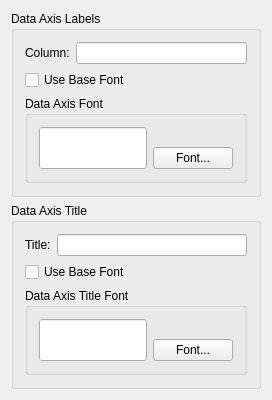
     <widget class="QWidget" name="dataTab" >
      <attribute name="title" >
       <string>Data Axis</string>
      </attribute>
      <layout class="QVBoxLayout" >
       <property name="spacing" >
        <number>6</number>
       </property>
       <property name="leftMargin" >
        <number>11</number>
       </property>
       <property name="topMargin" >
        <number>11</number>
       </property>
       <property name="rightMargin" >
        <number>11</number>
       </property>
       <property name="bottomMargin" >
        <number>11</number>
       </property>
       <item>
        <widget class="QGroupBox" name="_gbDataAxis" >
         <property name="title" >
          <string>Data Axis Labels</string>
         </property>
         <layout class="QVBoxLayout" >
          <property name="spacing" >
           <number>6</number>
          </property>
          <property name="leftMargin" >
           <number>11</number>
          </property>
          <property name="topMargin" >
           <number>11</number>
          </property>
          <property name="rightMargin" >
           <number>11</number>
          </property>
          <property name="bottomMargin" >
           <number>11</number>
          </property>
          <item>
           <layout class="QHBoxLayout" >
            <property name="spacing" >
             <number>6</number>
            </property>
            <property name="leftMargin" >
             <number>0</number>
            </property>
            <property name="topMargin" >
             <number>0</number>
            </property>
            <property name="rightMargin" >
             <number>0</number>
            </property>
            <property name="bottomMargin" >
             <number>0</number>
            </property>
            <item>
             <widget class="QLabel" name="_lblData" >
              <property name="text" >
               <string>Column:</string>
              </property>
             </widget>
            </item>
            <item>
             <widget class="QLineEdit" name="_leData" />
            </item>
           </layout>
          </item>
          <item>
           <widget class="QCheckBox" name="_cbDataUseBase" >
            <property name="text" >
             <string>Use Base Font</string>
            </property>
           </widget>
          </item>
          <item>
           <widget class="QGroupBox" name="_gbDataFont" >
            <property name="title" >
             <string>Data Axis Font</string>
            </property>
            <layout class="QHBoxLayout" >
             <property name="spacing" >
              <number>6</number>
             </property>
             <property name="leftMargin" >
              <number>11</number>
             </property>
             <property name="topMargin" >
              <number>11</number>
             </property>
             <property name="rightMargin" >
              <number>11</number>
             </property>
             <property name="bottomMargin" >
              <number>11</number>
             </property>
             <item>
              <widget class="QLineEdit" name="_leDataFont" >
               <property name="sizePolicy" >
                <sizepolicy vsizetype="Expanding" hsizetype="Expanding" >
                 <horstretch>0</horstretch>
                 <verstretch>0</verstretch>
                </sizepolicy>
               </property>
               <property name="readOnly" >
                <bool>true</bool>
               </property>
              </widget>
             </item>
             <item>
              <layout class="QVBoxLayout" >
               <property name="spacing" >
                <number>6</number>
               </property>
               <property name="leftMargin" >
                <number>0</number>
               </property>
               <property name="topMargin" >
                <number>0</number>
               </property>
               <property name="rightMargin" >
                <number>0</number>
               </property>
               <property name="bottomMargin" >
                <number>0</number>
               </property>
               <item>
                <spacer>
                 <property name="orientation" >
                  <enum>Qt::Vertical</enum>
                 </property>
                 <property name="sizeType" >
                  <enum>QSizePolicy::Expanding</enum>
                 </property>
                 <property name="sizeHint" >
                  <size>
                   <width>20</width>
                   <height>20</height>
                  </size>
                 </property>
                </spacer>
               </item>
               <item>
                <widget class="QPushButton" name="_btnDataFont" >
                 <property name="text" >
                  <string>Font...</string>
                 </property>
                </widget>
               </item>
              </layout>
             </item>
            </layout>
           </widget>
          </item>
         </layout>
        </widget>
       </item>
       <item>
        <widget class="QGroupBox" name="_gbDataAxisTitle" >
         <property name="title" >
          <string>Data Axis Title</string>
         </property>
         <layout class="QVBoxLayout" >
          <property name="spacing" >
           <number>6</number>
          </property>
          <property name="leftMargin" >
           <number>11</number>
          </property>
          <property name="topMargin" >
           <number>11</number>
          </property>
          <property name="rightMargin" >
           <number>11</number>
          </property>
          <property name="bottomMargin" >
           <number>11</number>
          </property>
          <item>
           <layout class="QHBoxLayout" >
            <property name="spacing" >
             <number>6</number>
            </property>
            <property name="leftMargin" >
             <number>0</number>
            </property>
            <property name="topMargin" >
             <number>0</number>
            </property>
            <property name="rightMargin" >
             <number>0</number>
            </property>
            <property name="bottomMargin" >
             <number>0</number>
            </property>
            <item>
             <widget class="QLabel" name="_lblDataTitle" >
              <property name="text" >
               <string>Title:</string>
              </property>
             </widget>
            </item>
            <item>
             <widget class="QLineEdit" name="_leDataTitle" />
            </item>
           </layout>
          </item>
          <item>
           <widget class="QCheckBox" name="_cbDataTitleUseBase" >
            <property name="text" >
             <string>Use Base Font</string>
            </property>
           </widget>
          </item>
          <item>
           <widget class="QGroupBox" name="_gbDataTitleFont" >
            <property name="title" >
             <string>Data Axis Title Font</string>
            </property>
            <layout class="QHBoxLayout" >
             <property name="spacing" >
              <number>6</number>
             </property>
             <property name="leftMargin" >
              <number>11</number>
             </property>
             <property name="topMargin" >
              <number>11</number>
             </property>
             <property name="rightMargin" >
              <number>11</number>
             </property>
             <property name="bottomMargin" >
              <number>11</number>
             </property>
             <item>
              <widget class="QLineEdit" name="_leDataTitleFont" >
               <property name="sizePolicy" >
                <sizepolicy vsizetype="Expanding" hsizetype="Expanding" >
                 <horstretch>0</horstretch>
                 <verstretch>0</verstretch>
                </sizepolicy>
               </property>
               <property name="readOnly" >
                <bool>true</bool>
               </property>
              </widget>
             </item>
             <item>
              <layout class="QVBoxLayout" >
               <property name="spacing" >
                <number>6</number>
               </property>
               <property name="leftMargin" >
                <number>0</number>
               </property>
               <property name="topMargin" >
                <number>0</number>
               </property>
               <property name="rightMargin" >
                <number>0</number>
               </property>
               <property name="bottomMargin" >
                <number>0</number>
               </property>
               <item>
                <spacer>
                 <property name="orientation" >
                  <enum>Qt::Vertical</enum>
                 </property>
                 <property name="sizeType" >
                  <enum>QSizePolicy::Expanding</enum>
                 </property>
                 <property name="sizeHint" >
                  <size>
                   <width>20</width>
                   <height>20</height>
                  </size>
                 </property>
                </spacer>
               </item>
               <item>
                <widget class="QPushButton" name="_btnDataTitleFont" >
                 <property name="text" >
                  <string>Font...</string>
                 </property>
                </widget>
               </item>
              </layout>
             </item>
            </layout>
           </widget>
          </item>
         </layout>
        </widget>
       </item>
      </layout>
     </widget>
